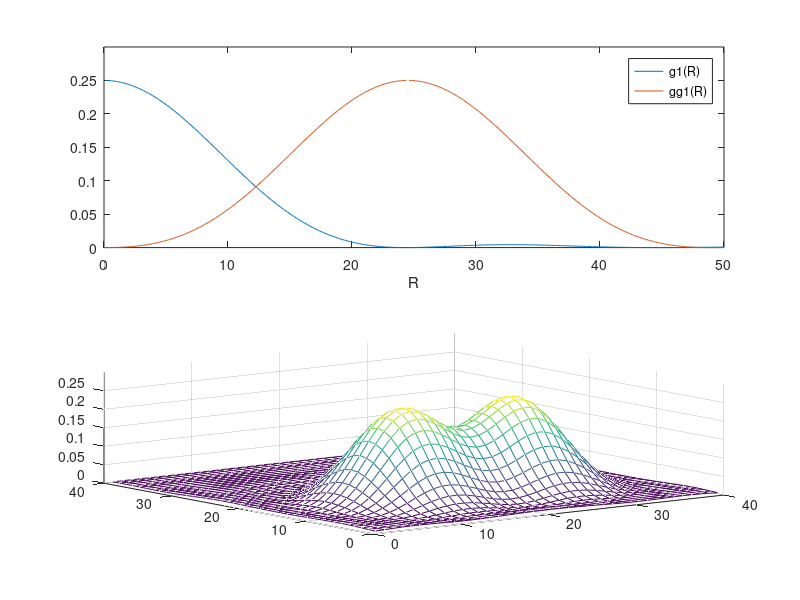

Here is the MATLAB script that generated this plot:
% D14FAGRRES3DS
% Determination of the wavelength difference for two peaks,
% resolved according to the Rayleigh criterion

% 1. Determination of Rayleigh distantance.
% We call the distance between the maxima b. Radius of apertures a, distance
% between the apertures d, coordinate on the observation screen R,
% wavelength ?, and distance from aperture to screen X.

function D14FAGRRES3DS;

a = 0.05; X = 4000; R=(0:0.1:50); b = 24.5;%?
Lamda = 0.0005;
g1=(besselj(1,(2*pi*a*R/(X*Lamda)))./(2*pi*a*R/(X*Lamda))).^2;
gg1=(besselj(1,(2*pi*a*(R-b)/(X*Lamda)))./(2*pi*a*(R-b)/(X*Lamda))).^2;

figure(1);
subplot(2,1,1);
plot(R,g1,R,gg1);
axis([0 50 0 0.3]);                  % PLOTS LIMITS                    
xlabel('R');
legend('g1(R)','gg1(R)');


% 2. 3D Graph of pattern of two round apertures at distance b.


X = 4000;
N = 40;

I = 0:N;
J = 0:N;

nx = length(I);
ny = length(J);
g2 = zeros(nx,ny);
gg2 = zeros(nx,ny);
M = zeros(nx,ny);
for r=1:nx;
        for c=1:ny;
            Xi = -30 + 2.0001*r; 
            Yi = -30 + 2.0001*c;
            RR = sqrt(Xi^2+Yi^2);               
            g2(r,c) = (besselj(1,(2*pi*a*RR/(X*Lamda)))/(2*pi*a*RR/(X*Lamda)))^2;
            RR = sqrt(Xi^2+(Yi-b)^2);
            gg2(r,c) = (besselj(1,(2*pi*a*RR/(X*Lamda)))/(2*pi*a*RR/(X*Lamda)))^2;
        end;
end;
M = g2 + gg2;
subplot(2,1,2);
mesh(M);
                 % PLOTS LIMITS                    
axis([0 40 0 40 0 0.3]);


% 3. Calculation of wavelength difference corresponding to b
% The diffraction angle is calculated from b/X = ??
% The grating is made of round apertures of diameter a and spaced at
% distance d.
% From the grating formula we have for the wavelength difference
% ??=d?? or ?? = (d/X)b.
% 
% For d := .1
%            ?? := d*b/X
%                       ?? = 6.125 * 10 ^ (-4)